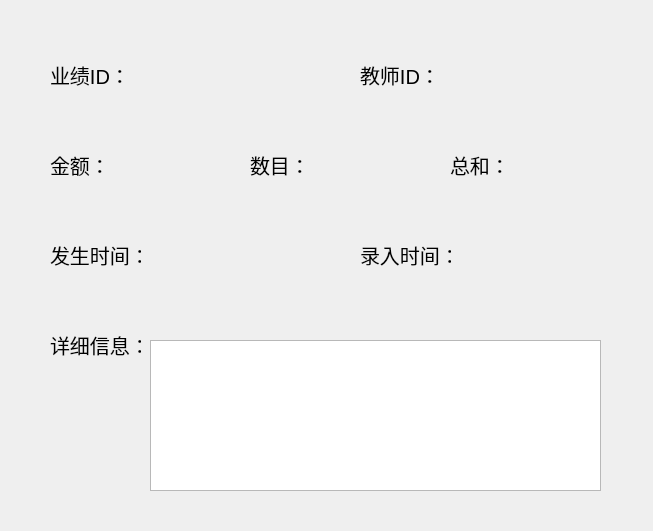
<?xml version="1.0" encoding="UTF-8"?>
<ui version="4.0">
 <class>Form</class>
 <widget class="QWidget" name="Form">
  <property name="geometry">
   <rect>
    <x>0</x>
    <y>0</y>
    <width>653</width>
    <height>531</height>
   </rect>
  </property>
  <property name="windowTitle">
   <string>Form</string>
  </property>
  <widget class="QLabel" name="label">
   <property name="geometry">
    <rect>
     <x>50</x>
     <y>60</y>
     <width>80</width>
     <height>30</height>
    </rect>
   </property>
   <property name="font">
    <font>
     <pointsize>15</pointsize>
    </font>
   </property>
   <property name="text">
    <string>业绩ID：</string>
   </property>
  </widget>
  <widget class="QLabel" name="label_2">
   <property name="geometry">
    <rect>
     <x>360</x>
     <y>60</y>
     <width>80</width>
     <height>30</height>
    </rect>
   </property>
   <property name="font">
    <font>
     <pointsize>15</pointsize>
    </font>
   </property>
   <property name="text">
    <string>教师ID：</string>
   </property>
  </widget>
  <widget class="QLabel" name="label_3">
   <property name="geometry">
    <rect>
     <x>50</x>
     <y>150</y>
     <width>80</width>
     <height>30</height>
    </rect>
   </property>
   <property name="font">
    <font>
     <pointsize>15</pointsize>
    </font>
   </property>
   <property name="text">
    <string>金额：</string>
   </property>
  </widget>
  <widget class="QLabel" name="label_4">
   <property name="geometry">
    <rect>
     <x>450</x>
     <y>150</y>
     <width>80</width>
     <height>30</height>
    </rect>
   </property>
   <property name="font">
    <font>
     <pointsize>15</pointsize>
    </font>
   </property>
   <property name="text">
    <string>总和：</string>
   </property>
  </widget>
  <widget class="QLabel" name="label_5">
   <property name="geometry">
    <rect>
     <x>250</x>
     <y>150</y>
     <width>80</width>
     <height>30</height>
    </rect>
   </property>
   <property name="font">
    <font>
     <pointsize>15</pointsize>
    </font>
   </property>
   <property name="text">
    <string>数目：</string>
   </property>
  </widget>
  <widget class="QLabel" name="label_6">
   <property name="geometry">
    <rect>
     <x>50</x>
     <y>240</y>
     <width>91</width>
     <height>30</height>
    </rect>
   </property>
   <property name="font">
    <font>
     <pointsize>15</pointsize>
    </font>
   </property>
   <property name="text">
    <string>发生时间：</string>
   </property>
  </widget>
  <widget class="QLabel" name="label_7">
   <property name="geometry">
    <rect>
     <x>360</x>
     <y>240</y>
     <width>91</width>
     <height>30</height>
    </rect>
   </property>
   <property name="font">
    <font>
     <pointsize>15</pointsize>
    </font>
   </property>
   <property name="text">
    <string>录入时间：</string>
   </property>
  </widget>
  <widget class="QLabel" name="label_8">
   <property name="geometry">
    <rect>
     <x>50</x>
     <y>330</y>
     <width>91</width>
     <height>30</height>
    </rect>
   </property>
   <property name="font">
    <font>
     <pointsize>15</pointsize>
    </font>
   </property>
   <property name="text">
    <string>详细信息：</string>
   </property>
  </widget>
  <widget class="QTextEdit" name="detailInfoEdit">
   <property name="geometry">
    <rect>
     <x>150</x>
     <y>340</y>
     <width>451</width>
     <height>151</height>
    </rect>
   </property>
   <property name="readOnly">
    <bool>true</bool>
   </property>
  </widget>
  <widget class="QLabel" name="perforIDEdit">
   <property name="geometry">
    <rect>
     <x>140</x>
     <y>60</y>
     <width>91</width>
     <height>31</height>
    </rect>
   </property>
   <property name="text">
    <string/>
   </property>
  </widget>
  <widget class="QLabel" name="teacherIDEdit">
   <property name="geometry">
    <rect>
     <x>450</x>
     <y>60</y>
     <width>91</width>
     <height>31</height>
    </rect>
   </property>
   <property name="text">
    <string/>
   </property>
  </widget>
  <widget class="QLabel" name="moneyEdit">
   <property name="geometry">
    <rect>
     <x>120</x>
     <y>150</y>
     <width>91</width>
     <height>31</height>
    </rect>
   </property>
   <property name="text">
    <string/>
   </property>
  </widget>
  <widget class="QLabel" name="numEdit">
   <property name="geometry">
    <rect>
     <x>320</x>
     <y>150</y>
     <width>81</width>
     <height>31</height>
    </rect>
   </property>
   <property name="text">
    <string/>
   </property>
  </widget>
  <widget class="QLabel" name="sumEdit">
   <property name="geometry">
    <rect>
     <x>510</x>
     <y>150</y>
     <width>91</width>
     <height>31</height>
    </rect>
   </property>
   <property name="text">
    <string/>
   </property>
  </widget>
  <widget class="QLabel" name="happentimeEdit">
   <property name="geometry">
    <rect>
     <x>160</x>
     <y>240</y>
     <width>141</width>
     <height>31</height>
    </rect>
   </property>
   <property name="text">
    <string/>
   </property>
  </widget>
  <widget class="QLabel" name="updatetimeEdit">
   <property name="geometry">
    <rect>
     <x>470</x>
     <y>240</y>
     <width>111</width>
     <height>31</height>
    </rect>
   </property>
   <property name="text">
    <string/>
   </property>
  </widget>
 </widget>
 <resources/>
 <connections/>
</ui>
